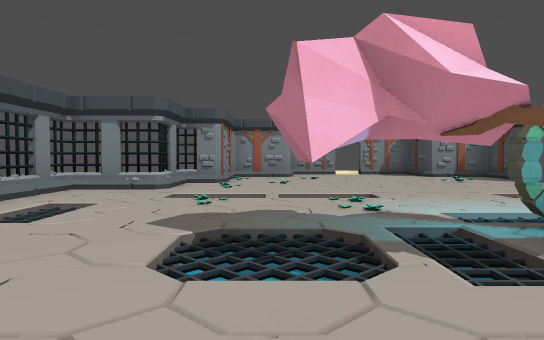
view 1 (above)

12 first-person views from a walk through a 3-D level made in the Godot game engine. The camera is 1.4 m above the floor, tilts 2° down and sees 70° across. The floor is counted in squares, 2 m on a side. Each view is taken from the middle of a square. On the plan, view 1 faces up. The plan holds only what a view shows up to about 11 squares ahead; the rest is blank. Some surface patterns are stand-ins.

view 2
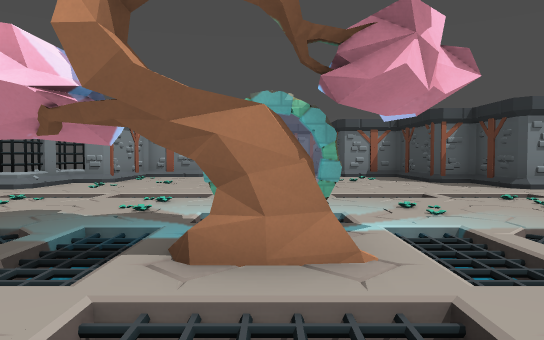

view 3
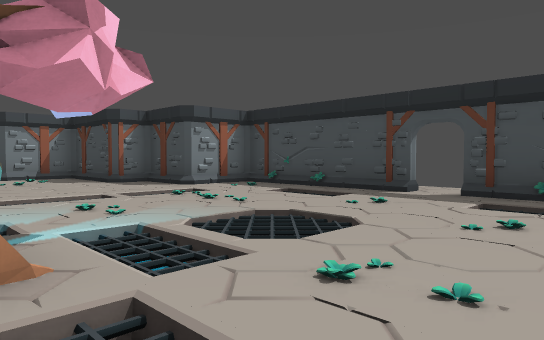

view 4
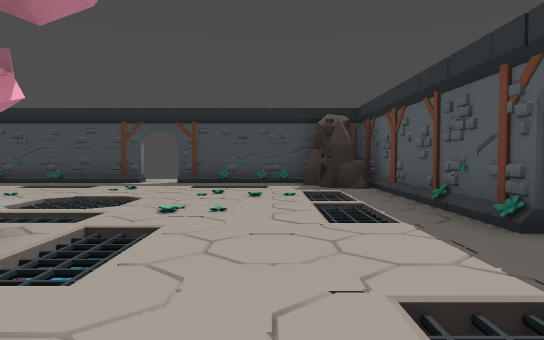

view 5
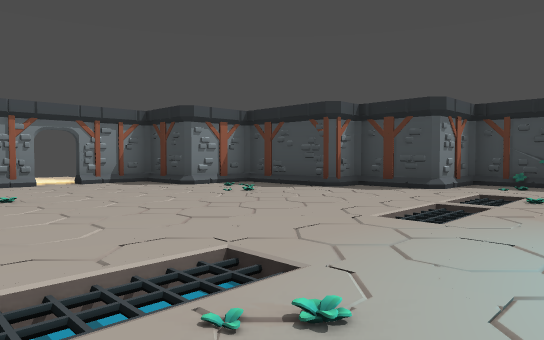

view 6
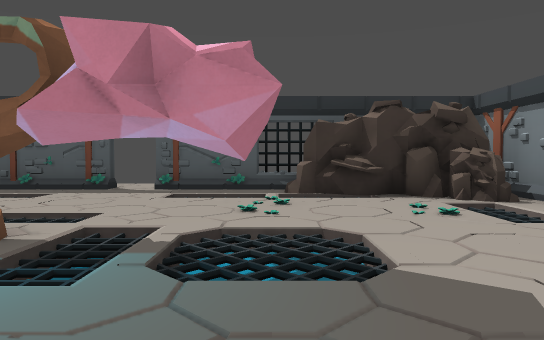

view 7
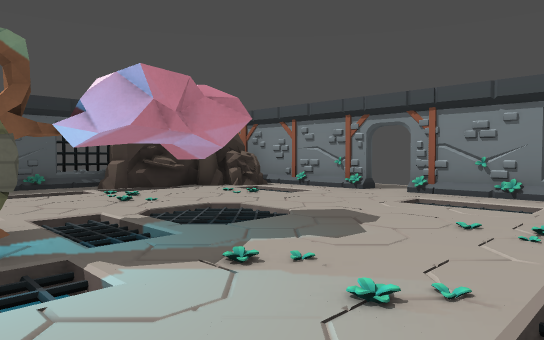

view 8
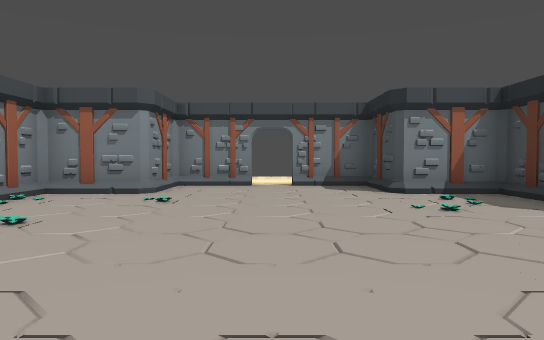

view 9
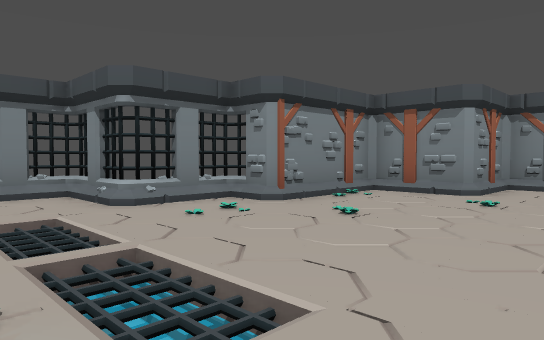

view 10
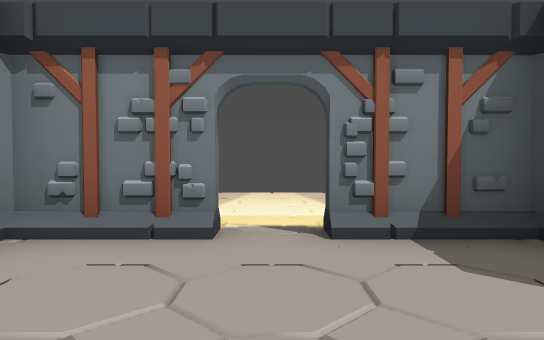

view 11
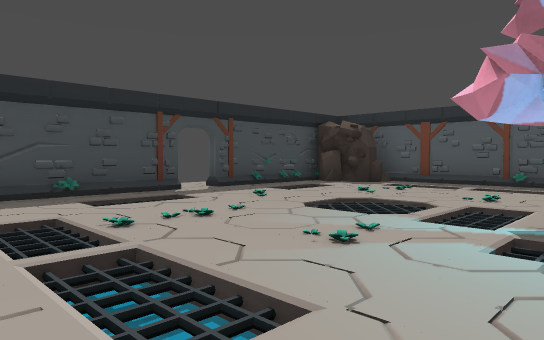

view 12
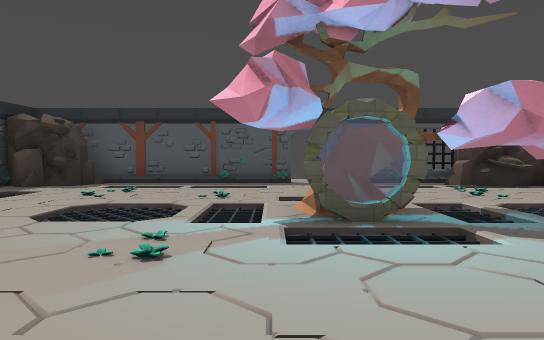

### Floor plan
Key: @ floor where view 1 was taken; # wall or solid block; . floor; / step, stairs or slope; = window, fence, low wall or low ledge; P portal; T tree.
Columns run from 5 left of view 1 to 11 right of it. Each row starts with its distance up from view 1.
 19        ...
 18        ...
 17        ...
 16      ## . ##
 15      #.....#
 14    ###.....###
 13    #.........#
 12    #.........#
 11   ##.........##
 10   =...........#
  9 #==...........#
  8 =.............##
  7 =../////./////.##
  6 =./.../.......//#
  5 #//...////..../##
  4 #//..///P///../#.
  3 ....//#/T/////...
  2 #//..///////..//#
  1 #//....///....//#
  0 ##/..@........//#
 -1  ####///.//////##
 -2     #.##.##...##
 -3     #=  ..#####

Positions as (right, up) in squares from view 1, and headings:
1: (0, 0), facing up
2: (3, 0), facing up
3: (3, 0), facing up-right
4: (0, 0), facing right
5: (0, 5), facing up-right
6: (0, 6), facing down
7: (3, 7), facing down-left
8: (3, 6), facing up
9: (3, 6), facing up-left
10: (3, 12), facing up
11: (3, 8), facing down-right
12: (4, 8), facing down
